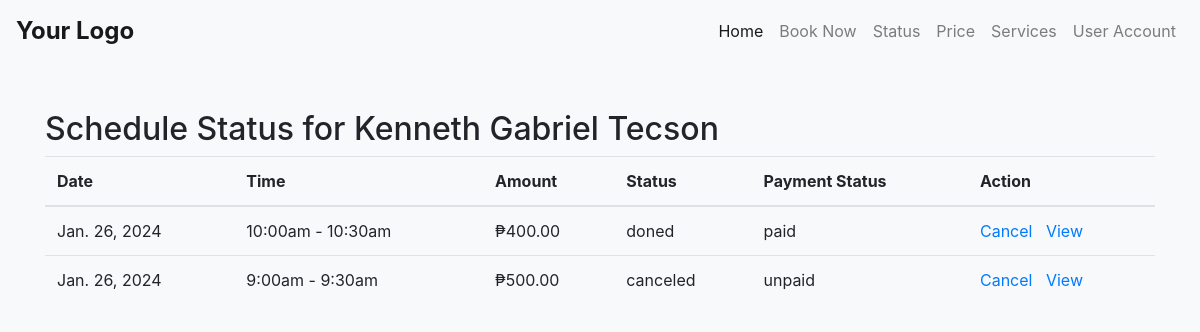
The page /schedule-status_1.php (signed in) on the database as committed earlier.
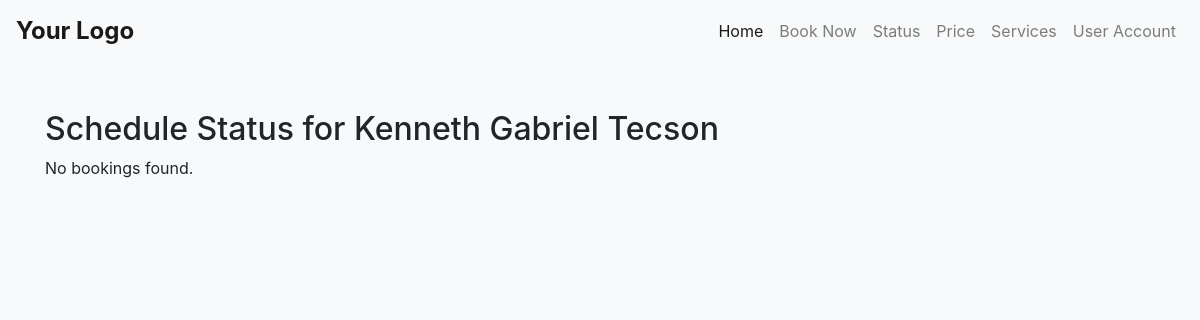
The same page on the database as committed later.
### tables this page shows
CREATE TABLE `car_emission` (
  `id` int(11) NOT NULL,
  `event_id` int(11) NOT NULL,
  `user_id` int(11) NOT NULL,
  `plate_number` varchar(20) NOT NULL,
  `customer_email` varchar(255) NOT NULL,
  `customer_first_name` varchar(255) NOT NULL,
  `customer_middle_name` varchar(255) DEFAULT NULL,
  `customer_last_name` varchar(255) NOT NULL,
  `address` varchar(255) DEFAULT NULL,
  `status` varchar(20) NOT NULL,
  `app_date` datetime DEFAULT NULL,
  `vehicle_cr_no` varchar(50) DEFAULT NULL,
  `vehicle_or_no` varchar(50) DEFAULT NULL,
  `first_reg_date` date DEFAULT NULL,
  `year_model` varchar(10) DEFAULT NULL,
  `fuel_type` varchar(50) DEFAULT NULL,
  `purpose` varchar(50) DEFAULT NULL,
  `mv_type` varchar(50) DEFAULT NULL,
  `region` varchar(50) DEFAULT NULL,
  `mv_file_no` varchar(50) DEFAULT NULL,
  `classification` varchar(50) DEFAULT NULL,
  `payment_date` datetime DEFAULT NULL,
  `petc_or` varchar(50) DEFAULT NULL,
  `amount` decimal(10,2) DEFAULT NULL,
  `organization` varchar(100) DEFAULT NULL,
  `engine` varchar(50) DEFAULT NULL,
  `chassis` varchar(50) DEFAULT NULL,
  `make` varchar(50) DEFAULT NULL,
  `series` varchar(50) DEFAULT NULL,
  `color` varchar(50) DEFAULT NULL,
  `gross_weight` decimal(10,2) DEFAULT NULL,
  `net_capacity` decimal(10,2) DEFAULT NULL,
  `cec_number` varchar(50) DEFAULT NULL,
  `mvect_operator` varchar(50) DEFAULT NULL,
  `car_picture` varchar(255) NOT NULL,
  `paymentMethod` varchar(50) NOT NULL,
  `paymentStatus` varchar(50) NOT NULL,
  `ticketing_id` varchar(20) NOT NULL,
  `reference_number` varchar(50) DEFAULT NULL,
  `date_tested` datetime DEFAULT NULL,
  `smurf_admin_id` int(11) DEFAULT NULL,
  `payAmount1` varchar(250) DEFAULT NULL,
  `receipt1` varchar(255) DEFAULT NULL,
  `reference1` varchar(50) DEFAULT NULL,
  `paymentlock1` int(11) NOT NULL DEFAULT 0
);

CREATE TABLE `schedule_list` (
  `id` int(30) NOT NULL,
  `title` text NOT NULL,
  `description` text NOT NULL,
  `qty_of_person` int(23) NOT NULL,
  `reserve_count` int(23) NOT NULL DEFAULT 0,
  `price_3` decimal(10,2) NOT NULL DEFAULT 0.00,
  `price_2` decimal(10,2) NOT NULL,
  `price_1` decimal(10,2) NOT NULL DEFAULT 0.00,
  `start_datetime` datetime NOT NULL,
  `end_datetime` datetime DEFAULT NULL,
  `availability` varchar(10) NOT NULL DEFAULT 'available'
);

### schedule-status_1.php (the view, shortened to what this page needs)
<?php
include("partials/navbar.php");
include("connect/connection.php");
$customerEmail = $_SESSION['email'];
$customerQuery = $connect->prepare("SELECT first_name, middle_name, last_name FROM login WHERE email = ?");
$customerQuery->bind_param("s", $customerEmail);
$customerQuery->execute();
$customerResult = $customerQuery->get_result();
$customerDetails = $customerResult->fetch_assoc();
$bookingQuery = $connect->prepare("SELECT ce.*, sl.start_datetime, sl.end_datetime FROM car_emission ce
    JOIN schedule_list sl ON ce.event_id = sl.id
    WHERE ce.customer_email = ?");
$bookingQuery->bind_param("s", $customerEmail);
$bookingQuery->execute();
$bookingResult = $bookingQuery->get_result();
?>
<!DOCTYPE html>
<html lang="en">
<head>
</head>
<body class="bg-light">
    <div class="container py-5">
        <h2>Schedule Status for <?php echo $customerDetails['first_name'] . ' ' . $customerDetails['last_name']; ?></h2>
        <?php if ($bookingResult->num_rows > 0) { ?>
            <table class="table">
                <thead>
                    <tr>
                    <th>Date</th>
                        <th>Time</th>
                        <th>Amount</th>
                        <th>Status</th>
                        <th>Payment Status</th>
                        <th>Action</th>
                    </tr>
                </thead>
                <tbody>
                    <?php while ($booking = $bookingResult->fetch_assoc()) { ?>
                        <tr>
                        <td><?php echo date('M. j, Y', strtotime($booking['start_datetime'])); ?></td>
                            <td>
                                <?php
                                    $startTime = date('g:ia', strtotime($booking['start_datetime']));
                                    $endTime = date('g:ia', strtotime($booking['end_datetime']));
                                    echo $startTime . ' - ' . $endTime;
                                ?>
                            </td>
                            <td><?php echo "₱". $booking['amount']; ?></td>
                            <td><?php echo $booking['status']; ?></td>
                            <td><?php echo $booking['paymentStatus']; ?></td>
                            <td><a href="cancel-booking.php?id=<?php echo $booking['id']; ?>">Cancel</a>
                           <a href="view-booking.php?id=<?php echo $booking['id']; ?>">View</a>
                            </td>
                        </tr>
                    <?php } ?>
                </tbody>
            </table>
        <?php } else { ?>
            <p>No bookings found.</p>
        <?php } ?>
    </div>
</body>
</html>

Rows that differ between the two databases and show on the page:
no longer on this page (row edited): car_emission: schedule_list.start_datetime "Jan. 26, 2024", schedule_list.start_datetime "10:00am", schedule_list.end_datetime "10:30am", amount "400.00", status "doned", paymentStatus "paid"
removed car_emission: schedule_list.start_datetime "Jan. 26, 2024", schedule_list.start_datetime "9:00am", schedule_list.end_datetime "9:30am", amount "500.00", status "canceled", paymentStatus "unpaid"
Other text that changed with them:
text no longer shown: "Date Time Amount Status Payment Status Action"
text now shown: "No bookings found."
